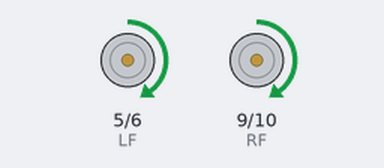
Recording of a sketch running on a simulated Arduino Uno, built with avr-gcc and run on an emulated ATmega328P. Parts: motor-driver pin pairs drawn as motors (green arrow = first pin HIGH = forward, orange = second pin HIGH = backward, longer = more drive).

Above: at 1.0 s.
At 5.0 s:
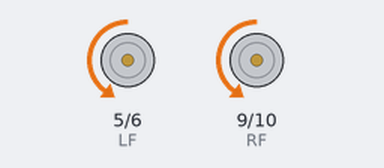
At 7.0 s:
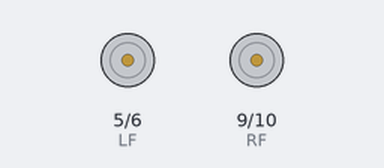
Timing chart, 0 to 10.4 s (numbered marks = the images above):
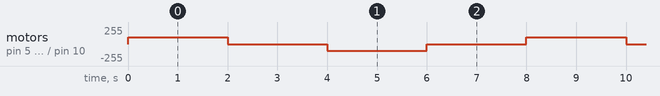

Measured:
- by itself, motor on pin 5 (LF) / pin 6 (LB), motor on pin 9 (RF) / pin 10 (RB): repeats every 8.0 s: stopped 2.0 s, backward 100/255 2.0 s, stopped 2.0 s, forward 100/255 2.0 s

The sketch:

Motor_test.ino
```cpp
#define LF 5  // Left Motor Forward
#define LB 6  // Left Motor Backward
#define RF 9  // Right Motor Forward
#define RB 10  // Right Motor Backward


void setup() {
  // put your setup code here, to run once:
  pinMode(LF, OUTPUT);
  pinMode(LB, OUTPUT);
  pinMode(RF, OUTPUT);
  pinMode(RB, OUTPUT);
}

void loop() {
  // put your main code here, to run repeatedly:
  analogWrite(LF, 100);
  analogWrite(LB, 0);
  analogWrite(RF, 100);
  analogWrite(RB, 0);

  delay(2000);

  analogWrite(LF, 0);
  analogWrite(LB, 0);
  analogWrite(RF, 0);
  analogWrite(RB, 0);

  delay(2000);

  analogWrite(LF, 0);
  analogWrite(LB, 100);
  analogWrite(RF, 0);
  analogWrite(RB, 100);

  delay(2000);

  analogWrite(LF, 0);
  analogWrite(LB, 0);
  analogWrite(RF, 0);
  analogWrite(RB, 0);

  delay(2000);

  // analogWrite(LF, 100);
  // analogWrite(LB, 0);
  // analogWrite(RF, 100);
  // analogWrite(RB, 0);
  // delay(2000);
}
```
